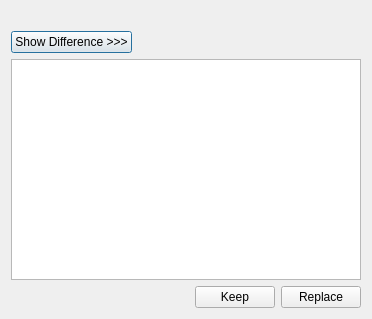
<ui version="4.0" >
 <class>dialog_conffile</class>
 <widget class="QDialog" name="dialog_conffile" >
  <property name="geometry" >
   <rect>
    <x>0</x>
    <y>0</y>
    <width>372</width>
    <height>319</height>
   </rect>
  </property>
  <property name="windowTitle" >
   <string>Configuration File Change</string>
  </property>
  <property name="modal" >
   <bool>true</bool>
  </property>
  <layout class="QGridLayout" >
   <item row="1" column="0" colspan="2" >
    <widget class="QPushButton" name="show_difference_button" >
     <property name="text" >
      <string>Show Difference >>></string>
     </property>
    </widget>
   </item>
   <item row="0" column="0" >
    <widget class="QLabel" name="textLabel2" >
     <property name="sizePolicy" >
      <sizepolicy vsizetype="Minimum" hsizetype="Fixed" >
       <horstretch>0</horstretch>
       <verstretch>0</verstretch>
      </sizepolicy>
     </property>
     <property name="text" >
      <string/>
     </property>
     <property name="pixmap" >
      <pixmap>image0</pixmap>
     </property>
     <property name="wordWrap" >
      <bool>false</bool>
     </property>
    </widget>
   </item>
   <item row="1" column="2" colspan="3" >
    <spacer name="spacer3" >
     <property name="orientation" >
      <enum>Qt::Horizontal</enum>
     </property>
     <property name="sizeType" >
      <enum>QSizePolicy::Expanding</enum>
     </property>
     <property name="sizeHint" stdset="0" >
      <size>
       <width>121</width>
       <height>21</height>
      </size>
     </property>
    </spacer>
   </item>
   <item row="0" column="1" colspan="4" >
    <widget class="QLabel" name="label_conffile" >
     <property name="text" >
      <string/>
     </property>
     <property name="wordWrap" >
      <bool>true</bool>
     </property>
    </widget>
   </item>
   <item row="3" column="0" colspan="3" >
    <spacer name="spacer4" >
     <property name="orientation" >
      <enum>Qt::Horizontal</enum>
     </property>
     <property name="sizeType" >
      <enum>QSizePolicy::Expanding</enum>
     </property>
     <property name="sizeHint" stdset="0" >
      <size>
       <width>336</width>
       <height>20</height>
      </size>
     </property>
    </spacer>
   </item>
   <item row="3" column="3" >
    <widget class="QPushButton" name="keep_button" >
     <property name="text" >
      <string>Keep</string>
     </property>
    </widget>
   </item>
   <item row="3" column="4" >
    <widget class="QPushButton" name="replace_button" >
     <property name="text" >
      <string>Replace</string>
     </property>
    </widget>
   </item>
   <item row="2" column="0" colspan="5" >
    <widget class="QTextEdit" name="textview_conffile" />
   </item>
  </layout>
 </widget>
 <layoutdefault spacing="6" margin="11" />
 <resources/>
 <connections>
  <connection>
   <sender>keep_button</sender>
   <signal>clicked()</signal>
   <receiver>dialog_conffile</receiver>
   <slot>reject()</slot>
   <hints>
    <hint type="sourcelabel" >
     <x>20</x>
     <y>20</y>
    </hint>
    <hint type="destinationlabel" >
     <x>20</x>
     <y>20</y>
    </hint>
   </hints>
  </connection>
  <connection>
   <sender>replace_button</sender>
   <signal>clicked()</signal>
   <receiver>dialog_conffile</receiver>
   <slot>accept()</slot>
   <hints>
    <hint type="sourcelabel" >
     <x>20</x>
     <y>20</y>
    </hint>
    <hint type="destinationlabel" >
     <x>20</x>
     <y>20</y>
    </hint>
   </hints>
  </connection>
 </connections>
</ui>
